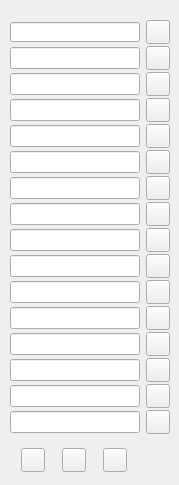
     <widget class="QFrame" name="frame_2">
      <property name="sizePolicy">
       <sizepolicy hsizetype="Preferred" vsizetype="Preferred">
        <horstretch>0</horstretch>
        <verstretch>0</verstretch>
       </sizepolicy>
      </property>
      <property name="minimumSize">
       <size>
        <width>175</width>
        <height>0</height>
       </size>
      </property>
      <property name="maximumSize">
       <size>
        <width>16777215</width>
        <height>16777215</height>
       </size>
      </property>
      <property name="frameShape">
       <enum>QFrame::NoFrame</enum>
      </property>
      <property name="frameShadow">
       <enum>QFrame::Sunken</enum>
      </property>
      <widget class="QWidget" name="gridLayoutWidget_3">
       <property name="geometry">
        <rect>
         <x>10</x>
         <y>20</y>
         <width>160</width>
         <height>416</height>
        </rect>
       </property>
       <layout class="QGridLayout" name="sideLayout" columnminimumwidth="128,24">
        <property name="sizeConstraint">
         <enum>QLayout::SetMinAndMaxSize</enum>
        </property>
        <property name="horizontalSpacing">
         <number>6</number>
        </property>
        <property name="verticalSpacing">
         <number>2</number>
        </property>
        <item row="0" column="0">
         <widget class="QLineEdit" name="sideEdit1">
          <property name="maximumSize">
           <size>
            <width>16777215</width>
            <height>20</height>
           </size>
          </property>
          <property name="baseSize">
           <size>
            <width>128</width>
            <height>0</height>
           </size>
          </property>
         </widget>
        </item>
        <item row="1" column="0">
         <widget class="QLineEdit" name="sideEdit2"/>
        </item>
        <item row="2" column="0">
         <widget class="QLineEdit" name="sideEdit3"/>
        </item>
        <item row="3" column="0">
         <widget class="QLineEdit" name="sideEdit4"/>
        </item>
        <item row="4" column="0">
         <widget class="QLineEdit" name="sideEdit5"/>
        </item>
        <item row="5" column="0">
         <widget class="QLineEdit" name="sideEdit6"/>
        </item>
        <item row="6" column="0">
         <widget class="QLineEdit" name="sideEdit7"/>
        </item>
        <item row="7" column="0">
         <widget class="QLineEdit" name="sideEdit8"/>
        </item>
        <item row="8" column="0">
         <widget class="QLineEdit" name="sideEdit9"/>
        </item>
        <item row="9" column="0">
         <widget class="QLineEdit" name="sideEdit10"/>
        </item>
        <item row="10" column="0">
         <widget class="QLineEdit" name="sideEdit11"/>
        </item>
        <item row="11" column="0">
         <widget class="QLineEdit" name="sideEdit12"/>
        </item>
        <item row="12" column="0">
         <widget class="QLineEdit" name="sideEdit13"/>
        </item>
        <item row="0" column="1">
         <widget class="QSideButton" name="sideButton1">
          <property name="minimumSize">
           <size>
            <width>24</width>
            <height>24</height>
           </size>
          </property>
          <property name="maximumSize">
           <size>
            <width>24</width>
            <height>24</height>
           </size>
          </property>
          <property name="iconSize">
           <size>
            <width>16</width>
            <height>16</height>
           </size>
          </property>
         </widget>
        </item>
        <item row="1" column="1">
         <widget class="QSideButton" name="sideButton2">
          <property name="minimumSize">
           <size>
            <width>24</width>
            <height>24</height>
           </size>
          </property>
          <property name="maximumSize">
           <size>
            <width>24</width>
            <height>24</height>
           </size>
          </property>
          <property name="iconSize">
           <size>
            <width>16</width>
            <height>16</height>
           </size>
          </property>
         </widget>
        </item>
        <item row="2" column="1">
         <widget class="QSideButton" name="sideButton3">
          <property name="minimumSize">
           <size>
            <width>24</width>
            <height>24</height>
           </size>
          </property>
          <property name="maximumSize">
           <size>
            <width>24</width>
            <height>24</height>
           </size>
          </property>
          <property name="iconSize">
           <size>
            <width>16</width>
            <height>16</height>
           </size>
          </property>
         </widget>
        </item>
        <item row="3" column="1">
         <widget class="QSideButton" name="sideButton4">
          <property name="minimumSize">
           <size>
            <width>24</width>
            <height>24</height>
           </size>
          </property>
          <property name="maximumSize">
           <size>
            <width>24</width>
            <height>24</height>
           </size>
          </property>
          <property name="iconSize">
           <size>
            <width>16</width>
            <height>16</height>
           </size>
          </property>
         </widget>
        </item>
        <item row="4" column="1">
         <widget class="QSideButton" name="sideButton5">
          <property name="minimumSize">
           <size>
            <width>24</width>
            <height>24</height>
           </size>
          </property>
          <property name="maximumSize">
           <size>
            <width>24</width>
            <height>24</height>
           </size>
          </property>
          <property name="iconSize">
           <size>
            <width>16</width>
            <height>16</height>
           </size>
          </property>
         </widget>
        </item>
        <item row="5" column="1">
         <widget class="QSideButton" name="sideButton6">
          <property name="minimumSize">
           <size>
            <width>24</width>
            <height>24</height>
           </size>
          </property>
          <property name="maximumSize">
           <size>
            <width>24</width>
            <height>24</height>
           </size>
          </property>
          <property name="iconSize">
           <size>
            <width>16</width>
            <height>16</height>
           </size>
          </property>
         </widget>
        </item>
        <item row="6" column="1">
         <widget class="QSideButton" name="sideButton7">
          <property name="minimumSize">
           <size>
            <width>24</width>
            <height>24</height>
           </size>
          </property>
          <property name="maximumSize">
           <size>
            <width>24</width>
            <height>24</height>
           </size>
          </property>
          <property name="iconSize">
           <size>
            <width>16</width>
            <height>16</height>
           </size>
          </property>
         </widget>
        </item>
        <item row="7" column="1">
         <widget class="QSideButton" name="sideButton8">
          <property name="minimumSize">
           <size>
            <width>24</width>
            <height>24</height>
           </size>
          </property>
          <property name="maximumSize">
           <size>
            <width>24</width>
            <height>24</height>
           </size>
          </property>
          <property name="iconSize">
           <size>
            <width>16</width>
            <height>16</height>
           </size>
          </property>
         </widget>
        </item>
        <item row="8" column="1">
         <widget class="QSideButton" name="sideButton9">
          <property name="minimumSize">
           <size>
            <width>24</width>
            <height>24</height>
           </size>
          </property>
          <property name="maximumSize">
           <size>
            <width>24</width>
            <height>24</height>
           </size>
          </property>
          <property name="iconSize">
           <size>
            <width>16</width>
            <height>16</height>
           </size>
          </property>
         </widget>
        </item>
        <item row="9" column="1">
         <widget class="QSideButton" name="sideButton10">
          <property name="minimumSize">
           <size>
            <width>24</width>
            <height>24</height>
           </size>
          </property>
          <property name="maximumSize">
           <size>
            <width>24</width>
            <height>24</height>
           </size>
          </property>
          <property name="iconSize">
           <size>
            <width>16</width>
            <height>16</height>
           </size>
          </property>
         </widget>
        </item>
        <item row="10" column="1">
         <widget class="QSideButton" name="sideButton11">
          <property name="minimumSize">
           <size>
            <width>24</width>
            <height>24</height>
           </size>
          </property>
          <property name="maximumSize">
           <size>
            <width>24</width>
            <height>24</height>
           </size>
          </property>
          <property name="iconSize">
           <size>
            <width>16</width>
            <height>16</height>
           </size>
          </property>
         </widget>
        </item>
        <item row="11" column="1">
         <widget class="QSideButton" name="sideButton12">
          <property name="minimumSize">
           <size>
            <width>24</width>
            <height>24</height>
           </size>
          </property>
          <property name="maximumSize">
           <size>
            <width>24</width>
            <height>24</height>
           </size>
          </property>
          <property name="iconSize">
           <size>
            <width>16</width>
            <height>16</height>
           </size>
          </property>
         </widget>
        </item>
        <item row="12" column="1">
         <widget class="QSideButton" name="sideButton13">
          <property name="minimumSize">
           <size>
            <width>24</width>
            <height>24</height>
           </size>
          </property>
          <property name="maximumSize">
           <size>
            <width>24</width>
            <height>24</height>
           </size>
          </property>
          <property name="iconSize">
           <size>
            <width>16</width>
            <height>16</height>
           </size>
          </property>
         </widget>
        </item>
        <item row="13" column="0">
         <widget class="QLineEdit" name="sideEdit14"/>
        </item>
        <item row="14" column="0">
         <widget class="QLineEdit" name="sideEdit15"/>
        </item>
        <item row="13" column="1">
         <widget class="QSideButton" name="sideButton14">
          <property name="minimumSize">
           <size>
            <width>24</width>
            <height>24</height>
           </size>
          </property>
          <property name="maximumSize">
           <size>
            <width>24</width>
            <height>24</height>
           </size>
          </property>
          <property name="iconSize">
           <size>
            <width>16</width>
            <height>16</height>
           </size>
          </property>
         </widget>
        </item>
        <item row="14" column="1">
         <widget class="QSideButton" name="sideButton15">
          <property name="minimumSize">
           <size>
            <width>24</width>
            <height>24</height>
           </size>
          </property>
          <property name="maximumSize">
           <size>
            <width>24</width>
            <height>24</height>
           </size>
          </property>
          <property name="iconSize">
           <size>
            <width>16</width>
            <height>16</height>
           </size>
          </property>
         </widget>
        </item>
        <item row="15" column="1">
         <widget class="QSideButton" name="sideButton16">
          <property name="minimumSize">
           <size>
            <width>24</width>
            <height>24</height>
           </size>
          </property>
          <property name="maximumSize">
           <size>
            <width>24</width>
            <height>24</height>
           </size>
          </property>
          <property name="iconSize">
           <size>
            <width>16</width>
            <height>16</height>
           </size>
          </property>
         </widget>
        </item>
        <item row="15" column="0">
         <widget class="QLineEdit" name="sideEdit16"/>
        </item>
       </layout>
      </widget>
      <widget class="QWidget" name="horizontalLayoutWidget">
       <property name="geometry">
        <rect>
         <x>10</x>
         <y>445</y>
         <width>131</width>
         <height>31</height>
        </rect>
       </property>
       <layout class="QHBoxLayout" name="horizontalLayout_2">
        <property name="sizeConstraint">
         <enum>QLayout::SetMinimumSize</enum>
        </property>
        <item>
         <widget class="QToolButton" name="sideLoadButton">
          <property name="minimumSize">
           <size>
            <width>24</width>
            <height>24</height>
           </size>
          </property>
          <property name="maximumSize">
           <size>
            <width>24</width>
            <height>24</height>
           </size>
          </property>
          <property name="text">
           <string/>
          </property>
          <property name="icon">
           <iconset resource="DevCA.qrc">
            <normaloff>:/icoopen.xpm</normaloff>:/icoopen.xpm</iconset>
          </property>
         </widget>
        </item>
        <item>
         <widget class="QToolButton" name="sideSaveButton">
          <property name="minimumSize">
           <size>
            <width>24</width>
            <height>24</height>
           </size>
          </property>
          <property name="maximumSize">
           <size>
            <width>24</width>
            <height>24</height>
           </size>
          </property>
          <property name="text">
           <string/>
          </property>
          <property name="icon">
           <iconset resource="DevCA.qrc">
            <normaloff>:/icosave.xpm</normaloff>:/icosave.xpm</iconset>
          </property>
         </widget>
        </item>
        <item>
         <widget class="QToolButton" name="sideResizeButton">
          <property name="minimumSize">
           <size>
            <width>24</width>
            <height>24</height>
           </size>
          </property>
          <property name="maximumSize">
           <size>
            <width>24</width>
            <height>24</height>
           </size>
          </property>
          <property name="text">
           <string/>
          </property>
          <property name="icon">
           <iconset resource="DevCA.qrc">
            <normaloff>:/resize.png</normaloff>:/resize.png</iconset>
          </property>
         </widget>
        </item>
       </layout>
      </widget>
     </widget>
